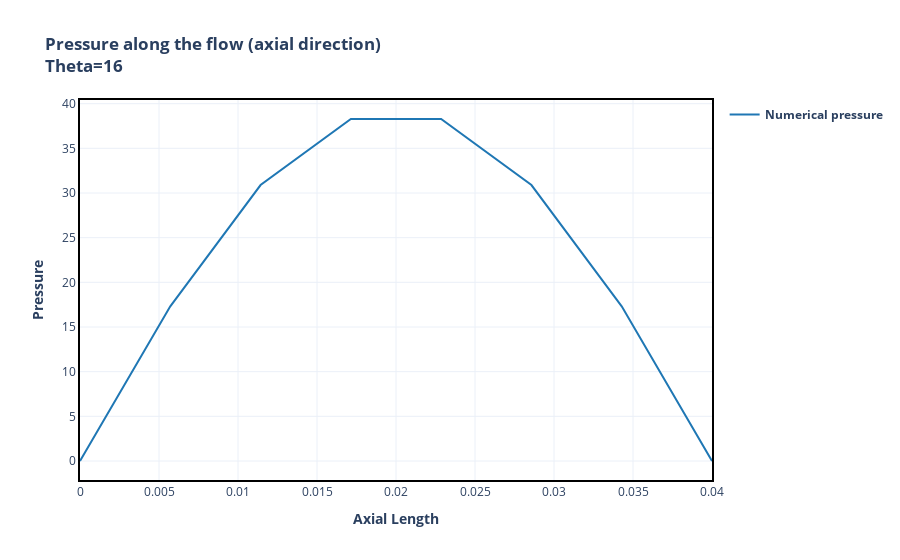
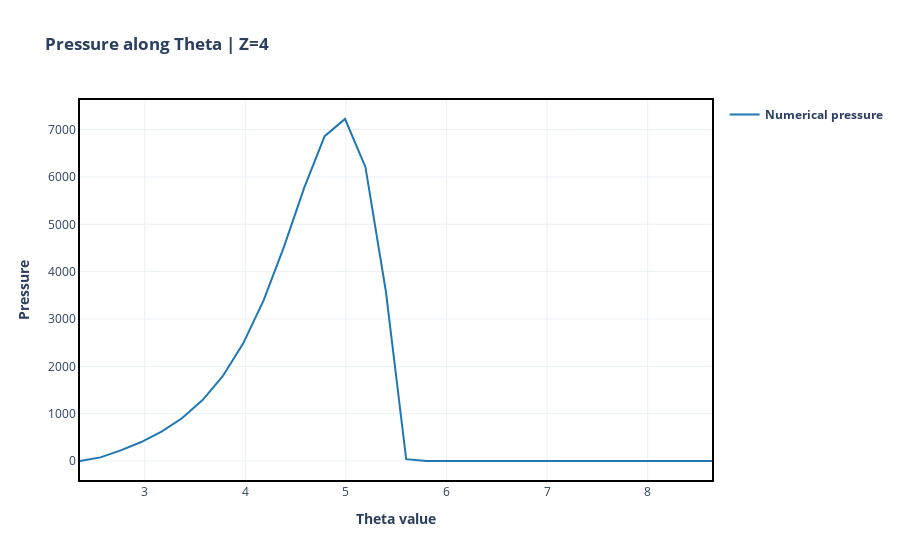
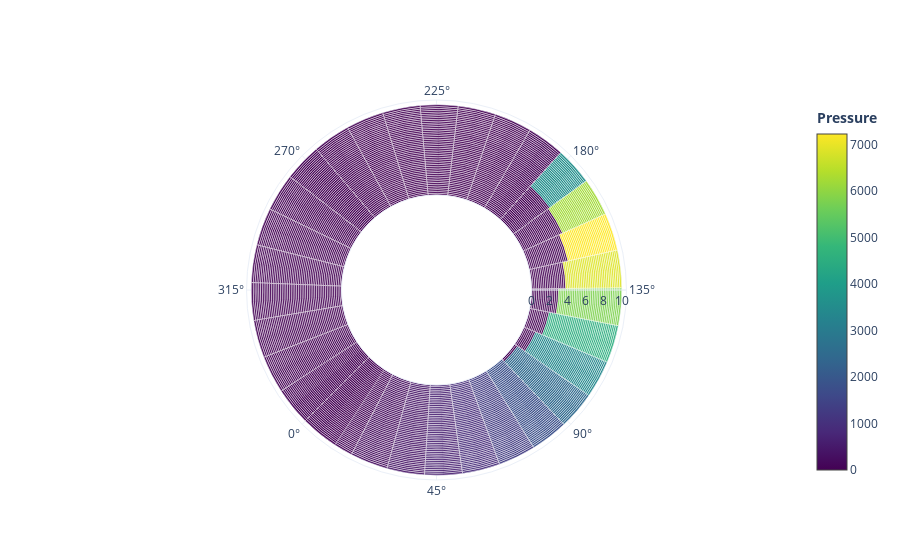
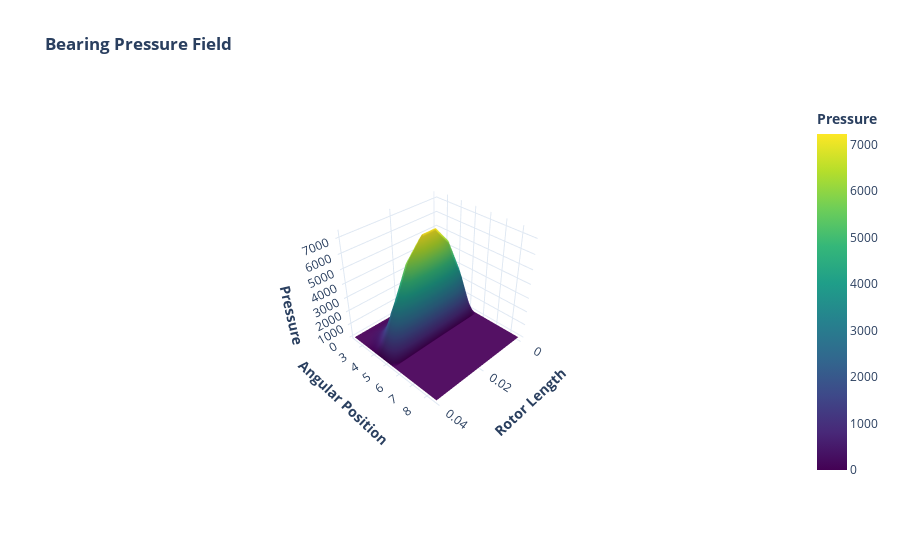

Notebook cell for these charts, in order:
### Markdown cell above
**NUMERICAL SOLUTION**

<img src="https://docs.google.com/uc?id=1PTvlpNx6QlZq7wPWfwjKLsOa9M_qR9pp" width="350" height="350" />

The numerical method used will be finite centered differences, applied to a regular rectangular mesh with $𝑁_{z}$ nodes in the axial direction and $𝑁_{\theta}$ nodes in the tangential direction. 

The discretized equation is given by:

$$p_{i-1,j}\frac{(\mathbf{C_{2(i-1,j)}})}{\Delta z^{2}} +  p_{i,j-1}\frac{(\mathbf{C_{1(i,j-1)}})}{\Delta\theta^{2}} - p_{i,j}\left(\frac{(\mathbf{C_{1(i,j)}} + \mathbf{C_{1(i,j-1)}})}{\Delta\theta^{2}} + \frac{(\mathbf{C_{2(i,j)}} + \mathbf{C_{2(i-1,j)}})}{\Delta z^{2}} \right) + p_{i,j+1} \frac{(\mathbf{C_{1(i,j)}})}{\Delta\theta^{2}} + p_{i+1,j}\frac{(\mathbf{C_{2(i,j)}})}{\Delta z^{2}} = \frac{1}{\Delta\theta}\left[\mathbf{C_{0W(i,j)}}-\mathbf{C_{0W(i,j-1)}}\right]\nonumber$$

**Boundary Conditions:**

$$p(z=0)=p(1,j)=P_{in}$$
$$p(z=L)=p(NZ,j)=P_{out}$$
$$p(\theta=0)=p(\theta=2\pi)=p(i,1)=p(i,N\theta)$$

**Cavitation Condition:**

According to DOWNSON; TAYLOR (1979), cavitation can be defined as the phenomenon that describes the discontinuity of a fluid due to the existence of gases or steam. This is a characteristic phenomenon in hydrodynamic bearings.

It is important to note that this change in pressure behavior due to cavitation does not necessarily start at the point of least thickness in the annular space. Several studies seek to establish the appropriate boundary conditions to describe the beginning of cavitation in the fluid. ISHIDA; YAMAMOTO (2012) indicate that the condition of Gumbel is widely used because of its simplicity. Using the argument that lubricant evaporation and axial air flow from both ends can occur, the pressure in the region $\pi < \theta < 2\pi $ is considered to be almost zero (that is, the atmospheric pressure ). $p = 0 $ is then defined across the divergent region.

<img src="https://docs.google.com/uc?id=1pmKtHS0sW4t6kW0qq3sxwNIlBMJRQUaz" width="250" height="250" />

In addition, according to SANTOS (1995), although it violates mass conservation, this condition presents acceptable errors in the global parameters of the bearing. For these reasons, the present study will adopt the Gumbel boundary condition to describe the phenomenon of cavitation.

### Code cell
from ross.fluid_flow.fluid_flow_graphics import (plot_pressure_theta_cylindrical, 
                                                 plot_pressure_z, 
                                                 plot_pressure_theta,
                                                 plot_pressure_surface)
my_fluid_flow.calculate_pressure_matrix_numerical()
fig1 = plot_pressure_z(my_fluid_flow, theta=int(my_fluid_flow.ntheta/2))
fig1.show()
fig2 = plot_pressure_theta(my_fluid_flow, z=int(my_fluid_flow.nz/2))
fig2.show()
fig3 = plot_pressure_theta_cylindrical(my_fluid_flow, z=int(my_fluid_flow.nz/2))
fig3.show()
fig4 = plot_pressure_surface(my_fluid_flow)
fig4.show()

### Figure 1 — Plotly figure (JSON) as saved in the notebook; plotly's stock layout.template omitted (floating-point values rounded to 4 significant figures)
{"data": [{"hovertemplate": "<b>Axial Length: %{x:.2f}</b><br><b>Numerical pressure: %{y:.2f}</b>", "line": {"color": "#1f77b4"}, "mode": "lines", "name": "<b>Numerical pressure</b>", "showlegend": true, "type": "scatter", "x": [0, 0.005714, 0.01143, 0.01714, 0.02286, 0.02857, 0.03429, 0.04], "y": [0, 17.31, 30.89, 38.28, 38.28, 30.89, 17.31, 0]}], "layout": {"title": {"text": "<b>Pressure along the flow (axial direction)<b><br><b>Theta=16</b>"}, "xaxis": {"title": {"text": "<b>Axial Length</b>"}}, "yaxis": {"title": {"text": "<b>Pressure</b>"}}}}

### Figure 2 — Plotly figure (JSON) as saved in the notebook; plotly's stock layout.template omitted (floating-point values rounded to 4 significant figures)
{"data": [{"hovertemplate": "<b>Theta: %{x:.2f}</b><br><b>Numerical pressure: %{y:.2f}</b>", "line": {"color": "#1f77b4"}, "mode": "lines", "name": "<b>Numerical pressure</b>", "showlegend": true, "type": "scatter", "x": [2.356, 2.559, 2.762, 2.964, 3.167, 3.37, 3.572, 3.775, 3.978, 4.18, 4.383, 4.586, 4.788, 4.991, 5.194, 5.396, 5.599, 5.802, 6.004, 6.207, 6.41, 6.613, 6.815, 7.018, 7.221, 7.423, 7.626, 7.829, 8.031, 8.234, 8.437, 8.639], "y": [0, 76.42, 223.7, 400.5, 619.9, 903.8, 1282.0, 1792.0, 2480.0, 3387.0, 4517.0, 5774.0, 6862.0, 7224.0, 6212.0, 3591.0, 38.28, 0, 0, 0, 0, 0, 0, 0, 0, 0, 0, 0, 0, 0, 0, 0]}], "layout": {"title": {"text": "<b>Pressure along Theta | Z=4<b>"}, "xaxis": {"title": {"text": "<b>Theta value</b>"}}, "yaxis": {"title": {"text": "<b>Pressure</b>"}}}}

### Figure 3 — Plotly figure (JSON) as saved in the notebook; plotly's stock layout.template omitted (floating-point values rounded to 4 significant figures; data arrays with more than 128 entries replaced by an {"elided": "..."} marker saying what was removed)
{"data": [{"customdata": {"elided": "1600 float values"}, "hovertemplate": "<b>Raddi: %{r:.4e}</b><br><b>θ: %{theta:.2f}</b><br><b>Pressure: %{customdata:.4e}</b>", "marker": {"cmax": 7224.0, "cmin": 0, "color": {"elided": "1600 float values"}, "colorbar": {"title": {"side": "top", "text": "<b>Pressure</b>"}}, "colorscale": [[0, "#440154"], [0.1111, "#482878"], [0.2222, "#3e4989"], [0.3333, "#31688e"], [0.4444, "#26828e"], [0.5556, "#1f9e89"], [0.6667, "#35b779"], [0.7778, "#6ece58"], [0.8889, "#b5de2b"], [1, "#fde725"]]}, "name": "Pressure", "r": {"elided": "1600 float values"}, "showlegend": false, "theta": {"elided": "1600 float values"}, "thetaunit": "degrees", "type": "barpolar"}], "layout": {"polar": {"angularaxis": {"rotation": -135}, "bargap": 0, "hole": 0.5}}}

### Figure 4 — Plotly figure (JSON) as saved in the notebook; plotly's stock layout.template omitted (floating-point values rounded to 4 significant figures; data arrays with more than 128 entries replaced by an {"elided": "..."} marker saying what was removed)
{"data": [{"cmax": 7224.0, "cmin": 0, "colorbar": {"title": {"side": "top", "text": "<b>Pressure</b>"}}, "colorscale": [[0, "#440154"], [0.1111, "#482878"], [0.2222, "#3e4989"], [0.3333, "#31688e"], [0.4444, "#26828e"], [0.5556, "#1f9e89"], [0.6667, "#35b779"], [0.7778, "#6ece58"], [0.8889, "#b5de2b"], [1, "#fde725"]], "hovertemplate": "<b>Length: %{x:.2e}</b><br><b>Angular Position: %{y:.2f}</b><br><b>Pressure: %{z:.2f}</b>", "name": "Pressure", "showlegend": false, "type": "surface", "x": {"elided": "32x8 float values"}, "y": {"elided": "32x8 float values"}, "z": {"elided": "32x8 float values"}}], "layout": {"scene": {"bgcolor": "white", "xaxis": {"title": {"text": "<b>Rotor Length</b>"}}, "yaxis": {"title": {"text": "<b>Angular Position</b>"}}, "zaxis": {"title": {"text": "<b>Pressure</b>"}}}, "title": {"text": "<b>Bearing Pressure Field</b>"}}}
